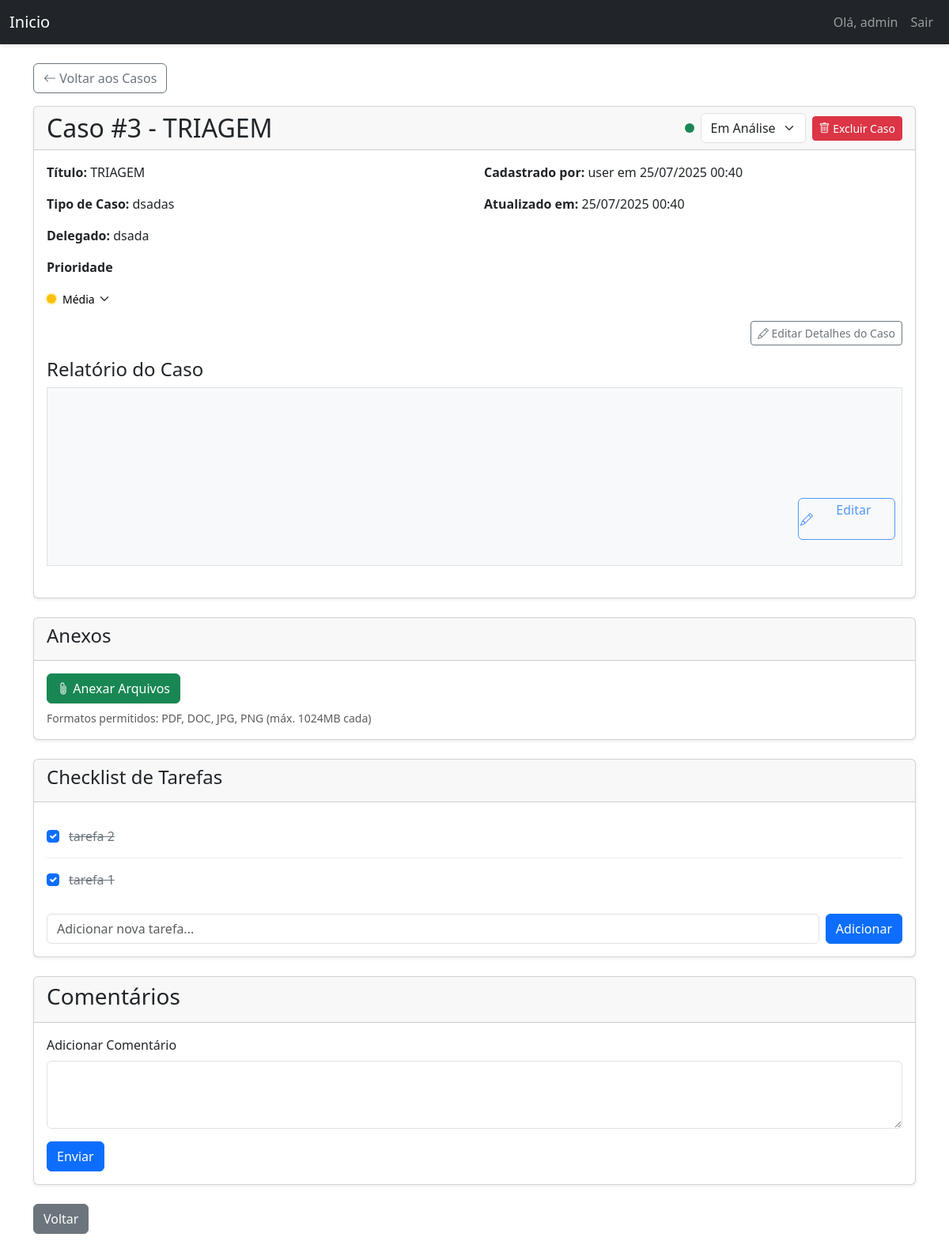
The page /ticket/3 (signed in) on the database its author committed.
### models.py (models this page shows, shortened)
class User(UserMixin, db.Model):
    id = db.Column(db.Integer, primary_key=True)
    username = db.Column(db.String(64), index=True, unique=True)
    email = db.Column(db.String(120), index=True, unique=True)
    password_hash = db.Column(db.String(128))
    is_admin = db.Column(db.Boolean, default=False)
    tickets = db.relationship('Ticket', backref='author', lazy='dynamic', cascade="all, delete-orphan")
    comments = db.relationship('Comment', backref='author', lazy='dynamic', cascade="all, delete-orphan")
    attachments = db.relationship('Attachment', backref='author', lazy='dynamic')
    appointments = db.relationship('Appointment', backref='user', lazy='dynamic', cascade="all, delete-orphan")

class Ticket(db.Model):
    id = db.Column(db.Integer, primary_key=True)
    ticket_code = db.Column(db.String(30), unique=True)
    title = db.Column(db.String(140))
    description = db.Column(db.Text)
    case_number = db.Column(db.String(50))
    status = db.Column(db.String(20), default='Em Análise')
    priority = db.Column(db.String(20), default='Média')
    created_at = db.Column(db.DateTime, index=True, default=datetime.utcnow)
    updated_at = db.Column(db.DateTime, index=True, default=datetime.utcnow)
    user_id = db.Column(db.Integer, db.ForeignKey('user.id'))
    delegado = db.Column(db.String(100))
    comments = db.relationship('Comment', backref='ticket', lazy='dynamic', cascade="all, delete-orphan")
    attachments = db.relationship('Attachment', backref='ticket', lazy='dynamic', cascade="all, delete-orphan")
    todos = db.relationship('TodoItem', backref='ticket', lazy='dynamic', cascade="all, delete-orphan")

class TodoItem(db.Model):
    __tablename__ = 'todo_item'
    id = db.Column(db.Integer, primary_key=True)
    content = db.Column(db.String(300), nullable=False)
    is_completed = db.Column(db.Boolean, default=False, nullable=False)
    created_at = db.Column(db.DateTime, default=datetime.utcnow)
    position = db.Column(db.Integer, default=0, nullable=False)
    ticket_id = db.Column(db.Integer, db.ForeignKey('ticket.id'), nullable=False)

### triagem/routes/ticket.py (the view)
@ticket_bp.route('/<int:ticket_id>')
@login_required
@ticket_permission_required
def view_ticket(ticket):
    comments = ticket.comments.order_by(Comment.created_at).all()
    todos = ticket.todos.order_by(TodoItem.position.asc()).all()
    return render_template('ticket.html', ticket=ticket, comments=comments, todos=todos)

### triagem/routes/ticket.py (called while the page is built)
def ticket_permission_required(f):
    @wraps(f)
    def decorated_function(ticket_id, *args, **kwargs):
        ticket = Ticket.query.get_or_404(ticket_id)
        if not (current_user.is_admin or ticket.user_id == current_user.id):
            flash('Você não tem permissão para acessar este caso.', 'danger')
            return redirect(url_for('dashboard.dashboard'))
        return f(ticket, *args, **kwargs)
    return decorated_function

### triagem/templates/ticket.html (shortened to what this page needs)
{% extends "base.html" %}
{% block styles %}
{{ super() }}
<link rel="stylesheet" href="{{ url_for('static', filename='css/ticket.css') }}">
{% endblock %}
{% block content %}
<div id="ticket-container"
     data-ticket-id="{{ ticket.id }}"
     data-reorder-url="{{ url_for('ticket.reorder_attachments', ticket_id=ticket.id) }}"
     data-rename-url="{{ url_for('ticket.rename_attachment', ticket_id=ticket.id) }}"
     data-add-todo-url="{{ url_for('ticket.add_todo', ticket_id=ticket.id) }}"
     data-update-todo-url-base="/ticket/todos"
     data-delete-todo-url-base="/ticket/todos"
     data-reorder-todos-url="{{ url_for('ticket.reorder_todos', ticket_id=ticket.id) }}">
    <div class="mb-3">
        <a href="{{ url_for('dashboard.dashboard') }}" class="btn btn-outline-secondary">
            <i class="bi bi-arrow-left"></i> Voltar aos Casos
        </a>
    </div>
    <div class="card mb-4">
        <div class="card-header d-flex flex-column flex-sm-row justify-content-between align-items-start align-items-sm-center">
            <h2 class="mb-2 mb-sm-0">Caso #{{ ticket.id }} - {{ ticket.title }}</h2>
            <div class="d-flex align-items-center gap-2">
                {% if current_user.is_admin %}
                <form id="statusForm" method="POST" action="{{ url_for('ticket.update_status', ticket_id=ticket.id) }}" class="d-flex align-items-center gap-2">
                    <div class="status-indicator {% if ticket.status == 'Em Análise' %}bg-success{% elif ticket.status == 'Em Espera' %}bg-warning{% else %}bg-secondary{% endif %}"></div>
                    <select name="status" class="form-select" onchange="this.form.submit()" style="width: auto;">
                        <option value="Em Análise" {% if ticket.status == 'Em Análise' %}selected{% endif %}>Em Análise</option>
                    </select>
                </form>
                {% endif %}
                {% if current_user.is_admin or ticket.user_id == current_user.id %}
                <form method="POST" action="{{ url_for('ticket.delete_ticket', ticket_id=ticket.id) }}">
                    <button type="submit" class="btn btn-danger btn-sm" onclick="return confirm('Tem certeza que deseja deletar este Caso permanentemente?')">
                        <i class="bi bi-trash"></i> <span class="d-none d-sm-inline">Excluir Caso</span>
                    </button>
                </form>
                {% endif %}
            </div>
        </div>
        <div class="card-body">
            <div class="row mb-3">
                <div class="col-md-6">
                    <p><strong>Título:</strong> {{ ticket.title }}</p>
                    <p><strong>Tipo de Caso:</strong> {{ ticket.case_number }}</p>
                    <p><strong>Delegado: </strong> {{ ticket.delegado }} </p>
                    <p class="d-flex align-items-center">
                        <strong class="me-2">Prioridade</strong>
                        {% if current_user.is_admin or ticket.user_id == current_user.id %}
                        <form id="priorityForm" method="POST" action="{{ url_for('ticket.update_priority', ticket_id=ticket.id) }}" class="d-inline-flex align-items-center">
                            <span class="priority-icon me-2 {% if ticket.priority == 'Alta' %}priority-high{% elif ticket.priority == 'Média' %}priority-medium{% else %}priority-low{% endif %}"></span>
                            <select name="priority" class="form-select-sm border-0 bg-transparent p-0" onchange="this.form.submit()">
                                <option value="Média" {% if ticket.priority == 'Média' %}selected{% endif %}>Média</option>
                            </select>
                        </form>
                        {% else %}
                        <span class="d-inline-flex align-items-center">
                            <span class="priority-icon me-2 {% if ticket.priority == 'Alta' %}priority-high{% elif ticket.priority == 'Média' %}priority-medium{% else %}priority-low{% endif %}"></span>
                            {{ ticket.priority }}
                        </span>
                        {% endif %}
                    </p>
                </div>
                <div class="col-md-6">
                    <p><strong>Cadastrado por:</strong> {{ ticket.author.username }}  em  {{ ticket.created_at.strftime('%d/%m/%Y %H:%M') }}</p>
                    <p><strong>Atualizado em:</strong> {{ ticket.updated_at.strftime('%d/%m/%Y %H:%M') }}</p>
                </div>
                {% if current_user.is_admin or ticket.user_id == current_user.id %}
                <div class="col-12 text-end">
                    <a href="{{ url_for('ticket.edit_ticket', ticket_id=ticket.id) }}" class="btn btn-sm btn-outline-secondary">
                        <i class="bi bi-pencil"></i> Editar Detalhes do Caso
                    </a>
                </div>
                {% endif %}
            </div>
            <div class="mb-4 position-relative">
                <h4>Relatório do Caso</h4>
                <div id="reportView" class="border p-3 bg-light text-justify" style="white-space: pre-wrap; text-align: justify; min-height: 200px; position: relative;">
                    {% if current_user.is_admin or ticket.user_id == current_user.id %}
                    <div class="position-absolute bottom-0 end-0 m-2">
                        <button class="btn btn-outline-primary btn-edit-report" onclick="enableEdit()">
                            <i class="bi bi-pencil"></i> Editar
                        </button>
                    </div>
                    {% endif %}
                </div>
            </div>
        </div>
    </div>
    {% if ticket.attachments.count() > 0 or current_user.is_admin or ticket.user_id == current_user.id %}
    <div class="card mb-4">
        <div class="card-header">
            <h4>Anexos</h4>
        </div>
        <div class="card-body">
            {% if current_user.is_admin or ticket.user_id == current_user.id %}
            <form id="addAttachmentForm" method="POST" action="{{ url_for('ticket.add_ticket_attachment', ticket_id=ticket.id) }}" enctype="multipart/form-data">
                <label for="ticket_attachments" class="btn btn-success">
                    <i class="bi bi-paperclip"></i> Anexar Arquivos
                </label>
                <div id="attachment-upload-status" class="form-text mt-2">
                    Formatos permitidos: PDF, DOC, JPG, PNG (máx. 1024MB cada)
                </div>
            </form>
            {% endif %}
        </div>
    </div>
    {% endif %}
    <div class="card mb-4">
        <div class="card-header">
            <h4>Checklist de Tarefas</h4>
        </div>
        <div class="card-body">
            <div id="todoListContainer">
                {% if todos %}
                    {% for todo in todos %}
                    <div class="todo-item {% if todo.is_completed %}completed{% endif %}" data-id="{{ todo.id }}">
                        <input class="form-check-input" type="checkbox" id="todo-{{ todo.id }}" {% if todo.is_completed %}checked{% endif %}>
                        <label class="form-check-label" for="todo-{{ todo.id }}">
                            {{ todo.content }}
                        </label>
                    </div>
                    {% endfor %}
                {% else %}
                    <p class="text-muted" id="no-todos-message">Nenhuma tarefa adicionada ainda.</p>
                {% endif %}
            </div>
            {% if current_user.is_admin or ticket.user_id == current_user.id %}
            <form id="addTodoForm" class="d-flex gap-2 mt-3">
                <input type="text" id="newTodoContent" class="form-control" placeholder="Adicionar nova tarefa..." required>
                <button type="submit" class="btn btn-primary">Adicionar</button>
            </form>
            {% endif %}
        </div>
    </div>
    <div class="card mb-4">
        <div class="card-header">
            <h3>Comentários</h3>
        </div>
        <div class="card-body">
           <form method="POST" action="{{ url_for('ticket.add_comment', ticket_id=ticket.id) }}">
             <div class="mb-3">
                <label for="content" class="form-label">Adicionar Comentário</label>
                <textarea class="form-control" id="content" name="content" rows="3" required></textarea>
            </div>
            <button type="submit" class="btn btn-primary">Enviar</button>
            </form>
        </div>
    </div>
    <a href="{{ url_for('dashboard.dashboard') }}" class="btn btn-secondary">Voltar</a>
</div>
{% endblock %}

### triagem/templates/base.html (shortened to what this page needs)
<!DOCTYPE html>
<html lang="pt-BR">
<head>
    {% block styles %}
        <link rel="stylesheet" href="https://cdn.jsdelivr.net/npm/bootstrap-icons@1.8.0/font/bootstrap-icons.css">
        <link rel="stylesheet" href="{{ url_for('static', filename='css/triagem.css') }}">
        <link href="https://cdn.jsdelivr.net/npm/bootstrap@5.3.0/dist/css/bootstrap.min.css" rel="stylesheet">
    {% endblock %}
</head>
<body>
    <nav class="navbar navbar-expand-lg navbar-dark bg-dark">
        <div class="container-fluid">
            <a class="navbar-brand" href="{{ url_for('main.index') }}">Inicio</a>
            <div class="collapse navbar-collapse" id="navbarNav">
                <ul class="navbar-nav ms-auto">
                    {% if current_user.is_authenticated %}
                    <li class="nav-item">
                        <span class="nav-link">Olá, {{ current_user.username }}</span>
                    </li>
                    <li class="nav-item">
                        <a class="nav-link" href="{{ url_for('auth.logout') }}">Sair</a>
                    </li>
                    {% else %}
                    <li class="nav-item">
                        <a class="nav-link" href="{{ url_for('auth.login') }}">Login</a>
                    </li>
                    {% endif %}
                </ul>
            </div>
        </div>
    </nav>
    <div class="container mt-4">
        {% block content %}{% endblock %}
    </div>
</body>
</html>

### static/css/triagem.css (style rules this page uses)
body { background-color: #f8f9fa; padding-bottom: 50px; font-family: 'Open Sans', sans-serif; }
.navbar { box-shadow: 0 2px 4px rgba(0,0,0,.1); }
.card { box-shadow: 0 0.125rem 0.25rem rgba(0, 0, 0, 0.075); border: none; }
.card-header { background-color: #f8f9fa; border-bottom: 1px solid rgba(0,0,0,.125); }
textarea.form-control { min-height: 150px; }
::placeholder { color: #6c757d; opacity: 1; }
#reportView { padding-bottom: 40px; }
.btn-edit-report { transition: all 0.3s ease; opacity: 0.7; }
.status-indicator { width: 12px; height: 12px; border-radius: 50%; display: inline-block; }
.priority-icon { width: 12px; height: 12px; border-radius: 50%; display: inline-block; }
.priority-medium { background-color: #ffc107; box-shadow: 0 0 0 2px rgba(255, 193, 7, 0.2); }
#priorityForm .form-select-sm { appearance: none; -webkit-appearance: none; background-repeat: no-repeat; background-position: right 0.25rem center; background-size: 16px 12px; padding-right: 1.5rem !important; cursor: pointer; }

### static/css/ticket.css (style rules this page uses)
.btn-edit-report { font-size: 1rem; padding: 0.1rem 0.1rem; display: inline-flex; align-items: center; gap: 0.1rem; }
.todo-item { display: flex; align-items: center; gap: 0.75rem; padding: 0.5rem 0; border-bottom: 1px solid #eee; cursor: move; }
.todo-item:last-child { border-bottom: none; }
.todo-item .form-check-input { margin-top: 0; flex-shrink: 0; }
.todo-item label { flex-grow: 1; transition: color 0.2s, text-decoration 0.2s; margin-bottom: 0; }
.todo-item.completed label { color: #6c757d; text-decoration: line-through; }

### rows shown on the page
User: username "admin"
Ticket: id "3", title "TRIAGEM", status "Em Análise", case_number "dsadas", delegado "dsada", priority "Média", created_at "25/07/2025 00:40", updated_at "25/07/2025 00:40"
User: author.username "user"
TodoItem: is_completed "☑", content "tarefa 2"
TodoItem: is_completed "☑", content "tarefa 1"
